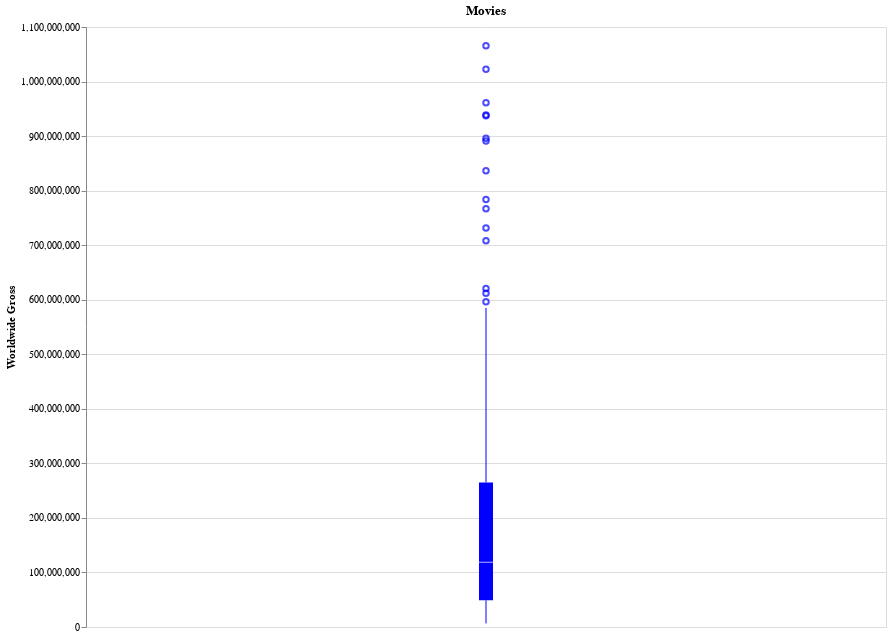

The cell this chart's notebook holds for it:
### Code cell
alt.Chart(movies_data, height = 600, width = 800)\
    .mark_boxplot(color = 'blue')\
    .encode(y='Worldwide Gross:Q')\
    .properties(title = 'Movies')

### Figure 1 — Vega-Lite specification as saved in the notebook (floating-point values rounded to 4 significant figures; data arrays with more than 128 entries replaced by an {"elided": "..."} marker saying what was removed)
{"$schema": "https://vega.github.io/schema/vega-lite/v4.8.1.json", "config": {"view": {"continuousHeight": 300, "continuousWidth": 400}}, "data": {"name": "data-bfc3b49e1ac0dbfca47079e652fb3c58"}, "datasets": {"data-bfc3b49e1ac0dbfca47079e652fb3c58": {"elided": "174 records"}}, "encoding": {"y": {"field": "Worldwide Gross", "type": "quantitative"}}, "height": 600, "mark": {"color": "blue", "type": "boxplot"}, "title": "Movies", "width": 800}
